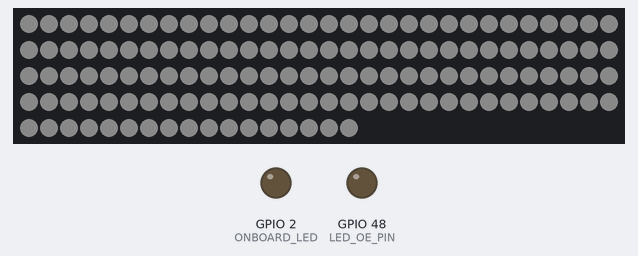
Bench run of a sketch on a simulated ESP32-S3. On the bench: 137 RGB LEDs in strip order, left to right, continuing on the next row, output pins drawn as LEDs (lit = HIGH). Dim RGB values are drawn brighter than linear; what the sketch prints to the serial monitor is not drawn.

Above: at 3.1 s.
Timing chart, 0 to 4.6 s (numbered marks = the images above):
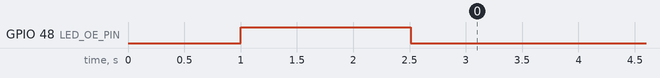

The sketch:

test_led_only.ino
```cpp
/*
 * MINIMAL LED TEST
 * Tests ONLY the LED strip - nothing else
 * If this doesn't work, there's a power or wiring issue
 */

#include <Adafruit_NeoPixel.h>

#define LED_PIN    16   // GPIO16 → AHCT125 data
#define LED_OE_PIN 48   // GPIO48 → AHCT125 OE (active LOW) - CORRECTED!
#define LED_COUNT  137
#define ONBOARD_LED 2   // ESP32-S3 onboard RGB LED (not 48)

Adafruit_NeoPixel strip(LED_COUNT, LED_PIN, NEO_GRB + NEO_KHZ800);

void setup() {
  Serial.begin(115200);
  delay(1000);

  // Turn off onboard LED
  pinMode(ONBOARD_LED, OUTPUT);
  digitalWrite(ONBOARD_LED, LOW);

  Serial.println("\n\n=================================");
  Serial.println("  MINIMAL LED TEST");
  Serial.println("=================================\n");

  // Setup OE pin
  pinMode(LED_OE_PIN, OUTPUT);
  digitalWrite(LED_OE_PIN, HIGH); // Disable first
  Serial.println("Step 1: OE pin set HIGH (disabled)");
  delay(1000);

  // Init LEDs
  strip.begin();
  strip.clear();
  strip.show();
  Serial.println("Step 2: NeoPixel initialized");
  delay(500);

  // Enable output
  digitalWrite(LED_OE_PIN, LOW); // Enable (active LOW)
  Serial.println("Step 3: OE pin set LOW (enabled)");
  Serial.println("\nTrying to light up first 10 LEDs RED...\n");
  delay(500);

  // Try ALL 137 LEDs with dim white
  Serial.println("Setting all 137 LEDs to dim white...");
  for (int i = 0; i < LED_COUNT; i++) {
    strip.setPixelColor(i, strip.Color(10, 10, 10)); // Very dim white
  }
  strip.show();
  Serial.println("Done! How many LEDs are lit?");
  Serial.println("\nIf not all LEDs light:");
  Serial.println("- Some LEDs may be damaged");
  Serial.println("- Voltage drop along strip (needs power injection)");
  Serial.println("- Data line broken somewhere in the strip");

  delay(3000);

  // Now try a chase to see where it stops
  Serial.println("\nStarting slow chase...");
  for (int i = 0; i < LED_COUNT; i++) {
    strip.clear();
    strip.setPixelColor(i, strip.Color(255, 0, 0)); // Bright red
    strip.show();
    Serial.printf("LED %d\n", i);
    delay(50);
  }
  Serial.println("Chase complete!");
}

void loop() {
  // Blink first LED to confirm code is running
  static bool state = false;
  static unsigned long lastBlink = 0;

  if (millis() - lastBlink > 500) {
    lastBlink = millis();
    state = !state;

    if (state) {
      strip.setPixelColor(0, strip.Color(255, 0, 0));
      Serial.println("LED 0 ON");
    } else {
      strip.setPixelColor(0, strip.Color(0, 0, 0));
      Serial.println("LED 0 OFF");
    }
    strip.show();
  }
}
```
